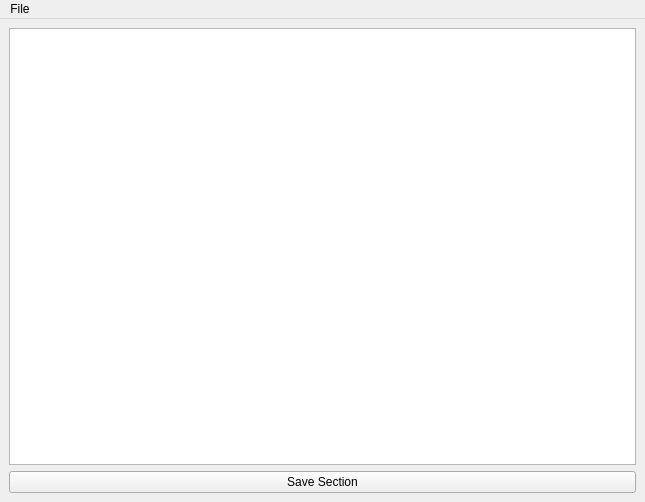
<?xml version="1.0" encoding="UTF-8"?>
<ui version="4.0">
 <class>MainWindow</class>
 <widget class="QMainWindow" name="MainWindow">
  <property name="geometry">
   <rect>
    <x>0</x>
    <y>0</y>
    <width>645</width>
    <height>502</height>
   </rect>
  </property>
  <property name="windowTitle">
   <string>MainWindow</string>
  </property>
  <widget class="QWidget" name="centralwidget">
   <layout class="QVBoxLayout" name="verticalLayout">
    <item>
     <widget class="QGraphicsView" name="graphicsView"/>
    </item>
    <item>
     <widget class="QPushButton" name="btnSave">
      <property name="layoutDirection">
       <enum>Qt::LeftToRight</enum>
      </property>
      <property name="text">
       <string>Save Section</string>
      </property>
     </widget>
    </item>
   </layout>
  </widget>
  <widget class="QMenuBar" name="menuBar">
   <property name="geometry">
    <rect>
     <x>0</x>
     <y>0</y>
     <width>645</width>
     <height>26</height>
    </rect>
   </property>
   <widget class="QMenu" name="menuFiles">
    <property name="title">
     <string>File</string>
    </property>
    <addaction name="actionLoadFile"/>
   </widget>
   <addaction name="menuFiles"/>
  </widget>
  <action name="actionLoadFile">
   <property name="text">
    <string>LoadFile</string>
   </property>
  </action>
 </widget>
 <resources/>
 <connections/>
</ui>
